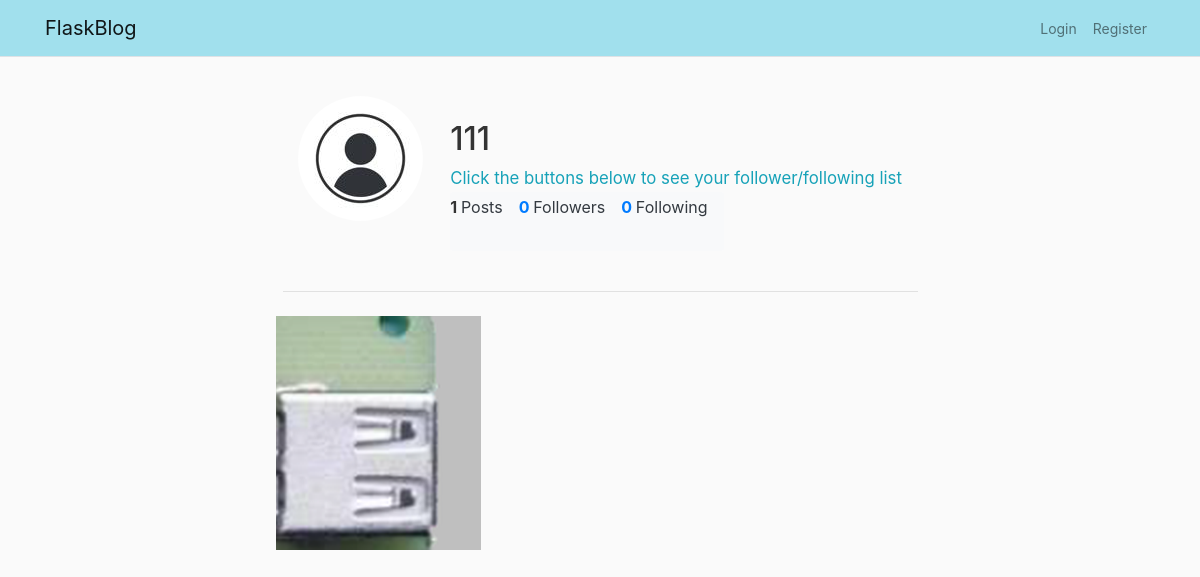
/user/111, run on an earlier commit of the app's database.
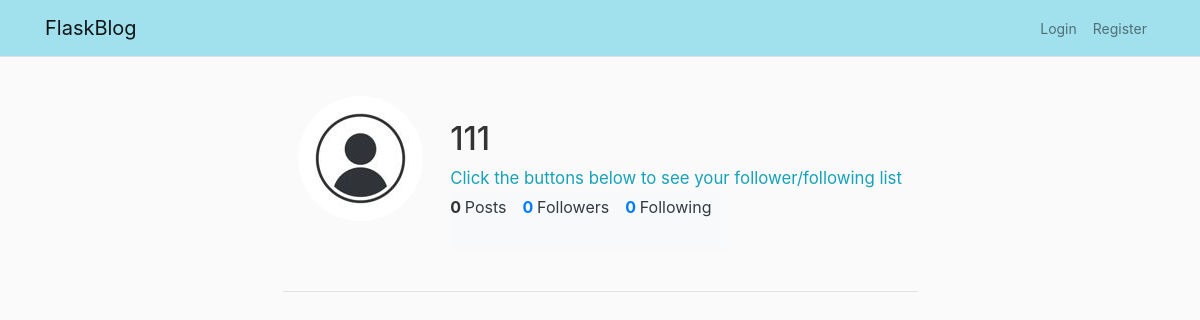
And on a later commit of the database.
### flaskapp/models.py (models this page shows, shortened)
class User(db.Model, UserMixin):
    __tablename__ = 'users'
    uid = db.Column(db.Integer, primary_key=True)
    username = db.Column(db.String(20), unique=True, nullable=False)
    password = db.Column(db.String(32), nullable=False)
    email = db.Column(db.String(120), unique=True, nullable=False)
    image_file = db.Column(db.String(20), nullable=False, default='default.jpg')
    posts = db.relationship('Post', backref='author', lazy=True)
    comments = db.relationship('Comment', backref='author', lazy=True)
    follows = db.relationship(
        'User', secondary=followers,
        primaryjoin=(followers.c.user_id == uid),
        secondaryjoin=(followers.c.follows_id == uid),
        backref=db.backref('followers', lazy='dynamic'), lazy='dynamic')
    notifs = db.relationship('Notif', backref='notif_for', lazy=True)
    notif_count = db.Column(db.Integer, default=0)
    def get_followers(self, user):
        return User.query.filter(User.follows.any(uid=user.uid)).all()
    def get_followers_count(self, user):
        return len(self.get_followers(user))

class Post(db.Model):
    __tablename__ = 'posts'
    pid = db.Column(db.Integer, primary_key=True)
    content = db.Column(db.Text, nullable=False)
    media = db.Column(db.String(32), nullable=True)
    date_posted = db.Column(db.DateTime, nullable=False, default=datetime.utcnow)
    user_id = db.Column(db.Integer, db.ForeignKey('users.uid'), nullable=False)
    liked = db.relationship("User", secondary=likes)
    comments = db.relationship('Comment', backref='post', lazy=True)
    notifs = db.relationship('Notif', backref='post', lazy=True)

### flaskapp/routes.py (the view)
@app.route("/user/<string:username>")
def get_user(username):
    user = User.query.filter_by(username=username).first_or_404()
    posts = user.posts
    posts.reverse()
    return render_template("user.html", title=user.username, posts=posts, user=user, get_file_url=get_file_url)

### flaskapp/helpers.py (called while the page is built)
def get_file_url(f_path):
    return f'/static/{f_path}'

### flaskapp/templates/user.html (shortened to what this page needs)
{% extends "layout.html" %}
{% block content %}
<div class="col-md-12">
    <div class="row user info">
        <div class="col-md-3 align-items-center">
            <img class="pfp-img rounded-circle" src="{{ get_file_url('profile_pics/' + user.image_file) }}">
        </div>
        <div class="row">
            <div class="m-4">
                <h2 id="user">{{ user.username }}</h2>
                <small class="text-info" style="font-size: 1.2em;">Click the buttons below to see your follower/following list</small>
                <ul class="list-group list-group-horizontal">
                    <li class="user-info list-group-item border-0 bg-light">
                        {{ user.posts.__len__() }} <span class="text-dark font-weight-normal" href="#posts">Posts</span>
                    </li>
                    <li class="user-info list-group-item border-0 bg-light">
                        <a href="#" data-toggle="modal" data-target="#followersModal">{{ user.get_followers_count(user) }} <span class="text-dark font-weight-normal">Followers</span></a>
                    </li>
                    <li class="user-info list-group-item border-0 bg-light">
                        <a href="#" data-toggle="modal" data-target="#followingModal">{{ user.follows.count() }} <span class="text-dark font-weight-normal">Following</span></a>
                    </li>
                </ul>
            </div>
        </div>
    </div>
</div>
<hr>
<div class="row row-cols-3 mb-4" id="posts">
    {% for post in posts %}
    <div class="col p-2 img-wrapper rounded">
        {% if post.media %}
        <a href="{{ url_for('get_post', post_id=post.pid) }}">
            <img class="post-img" src="{{ get_file_url('media/mid' + post.media) }}">
        </a>
        {% endif %}
    </div>
    {% endfor %}
</div>
{% endblock content %}

### flaskapp/templates/layout.html (shortened to what this page needs)
<!DOCTYPE html>
<html lang="en">
<head>
    <link rel="stylesheet" type="text/css" href="{{ url_for('static', filename='css/bootstrap.min.css') }}">
    <link rel="stylesheet" type="text/css" href="{{ url_for('static', filename='css/main.css') }}">
    <link rel="stylesheet" type="text/css" href="{{ url_for('static', filename='css/dark.css') }}">
</head>
<body>
    <header class="site-header">
        <nav class="navbar navbar-expand-md navbar-light border-bottom fixed-top">
          <div class="container">
            <a class="navbar-brand mr-4" href="/">FlaskBlog</a>
            <div class="collapse navbar-collapse" id="navbarToggle">
              <div class="navbar-nav">
                {% if current_user.is_authenticated %}
                  <a class="nav-item nav-link nav-icons" title="Your Profile" href="{{ url_for('get_user', username=current_user.username) }}">
                    <i class="fa fa-user-circle" aria-hidden="true"></i> User
                  </a>
                  <a class="nav-item nav-link nav-icons" title="Home page to see all your and your follower's posts" href="{{ url_for('home') }}">
                    <i class="fa fa-home" aria-hidden="true"></i> Home
                  </a>
                  <a class="nav-item nav-link nav-icons" title="Explore all posts" href="{{ url_for('explore') }}">
                    <i class="fa fa-compass" aria-hidden="true"></i>Explore
                  </a>
                  <a class="nav-item nav-link nav-icons" title="New Post" href="{{ url_for('new_post') }}">
                    <i class="far fa-edit"></i> New Post
                  </a>
                  <a class="nav-item nav-link nav-icons" title="Edit your account" href="{{ url_for('account') }}">
                    <i class="far fa-sun"></i> Account Setting
                  </a>
                  <li class="nav-item dropdown">
                    <a class="nav-link dropdown-toggle nav-icons" href="#"  title="Notifications" id="navbarDropdown" role="button" data-toggle="dropdown" aria-haspopup="true" aria-expanded="false">
                      {% if current_user.new_notif() %}<span class="text-danger">* </span>{% endif %}
                      <i class="fa fa-bell-o"></i>
                    </a>
                    <div class="dropdown-menu notif" aria-labelledby="navbarDropdown">
                      <span class="dropdown-header">Notifications</span>
                      {% if current_user.new_notif() %}
                        {% for notif in current_user.get_notifs() %}
                          <a class="dropdown-item bg-light" href="{{url_for('get_post', post_id=notif.post_id)}}">
                            <img  class="account-img rounded" src="{{ url_for('static', filename='media/thumb' + notif.post.media) }}">
                            <small><span class="font-weight-bold">{{ notif.author }}</span> {{ notif.msg }} your post.</small>
                          </a>
                        {% endfor %}
                      {% endif %}
                      {% for notif in current_user.get_old_notifs() %}
                        <a class="dropdown-item" href="{{ url_for('get_post', post_id=notif.post_id) }}">
                          <img  class="account-img rounded" src="{{ get_file_url('media/thumb' + notif.post.media) }}">
                          <small><span class="font-weight-bold">{{ notif.author }}</span> {{ notif.msg }} your post.</small>
                        </a>
                      {% else %}
                      <small class="text-muted" style="margin-left:7px;">No new notifications</small>
                      {% endfor %}
                    </div>
                  </li>
                  <a class="nav-item nav-link nav-icons" title="Logout" href="{{ url_for('logout') }}">
                    <i class="fa fa-sign-out"></i> Logout
                  </a>
                  <div class="navbar-nav">
                    <button id="themeToggleBtn" class="btn btn-outline-light" onclick="toggleTheme()" data-light-text="Dark" data-dark-text="Light">
                      <span id="themeIcon" class="fas fa-sun"></span>Theme
                    </button>
                  </div>
                {% else %}
                  <a class="nav-item nav-link" href="{{ url_for('login_username') }}">Login</a>
                  <a class="nav-item nav-link" href="{{ url_for('register') }}">Register</a>
                {% endif %}
              </div>
            </div>
          </div>
        </nav>
    </header>
    <main role="main" class="container">
        <div class="row justify-content-md-center main-content">
            <div class="col-md-7 special">
                {% block content %} {% endblock content %}
            </div>
        </div>
    </main>
</body>
</html>

### flaskapp/static/css/main.css (style rules this page uses)
body { background: rgba(var(--b3f,250,250,250), 1); color: #333333; font-size: 14px; }
.main-content { margin-top: 6rem; }
.navbar { background-color: #a1e0ed; }
.navbar .nav-link { color: #ffffff; }
.pfp-img { height: 125px; width: 125px; }
.user-info { padding: 0.2rem 1rem 2rem 0rem; font-weight: bold; font-size: 16px; }

What changed in the data, as far as the page shows it:
removed Post: media (picture)
Also different on the page:
{{ user.posts.__len__() }}: "1" → "0"
